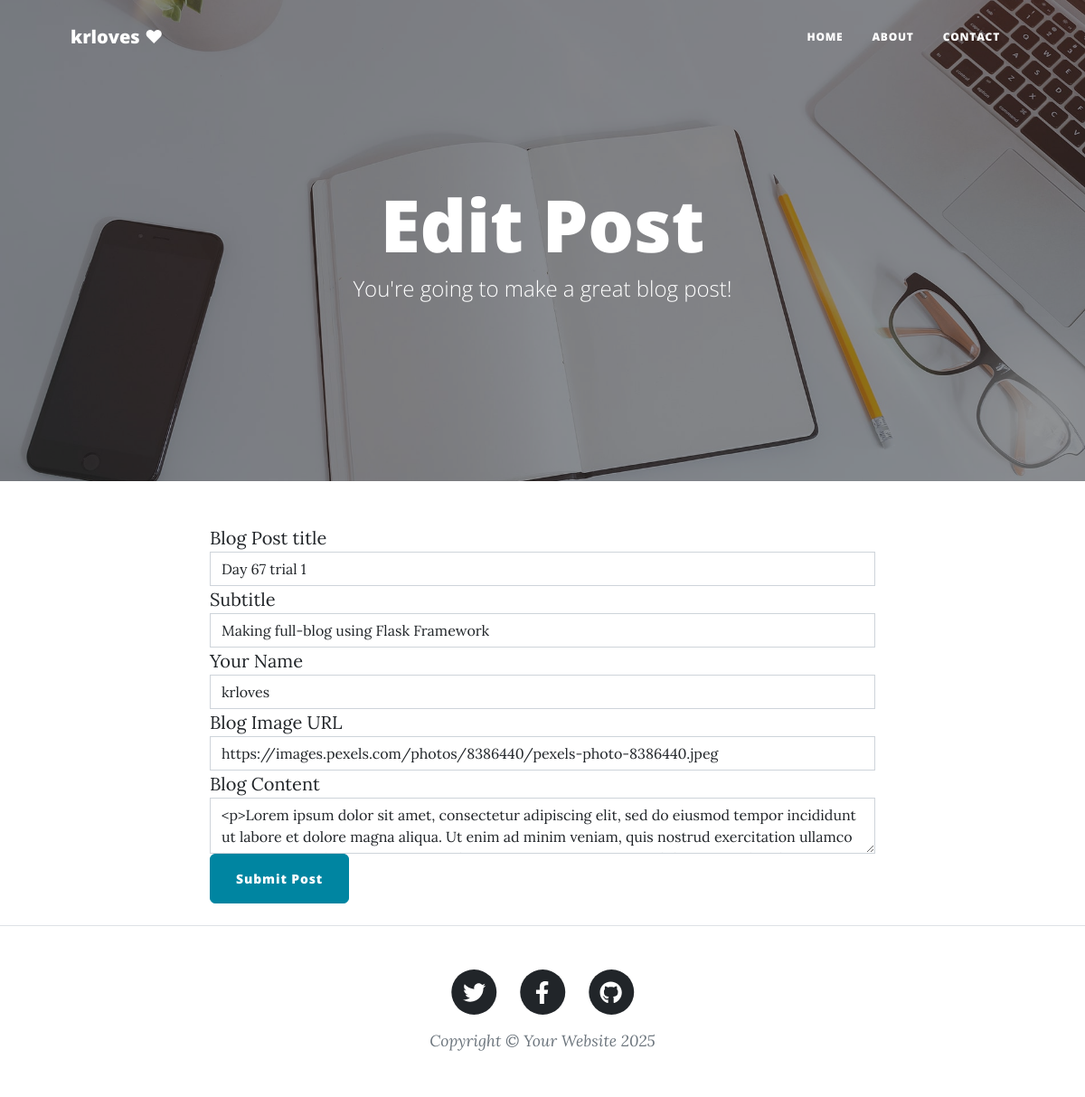
/edit/5, run on an earlier commit of the app's database.
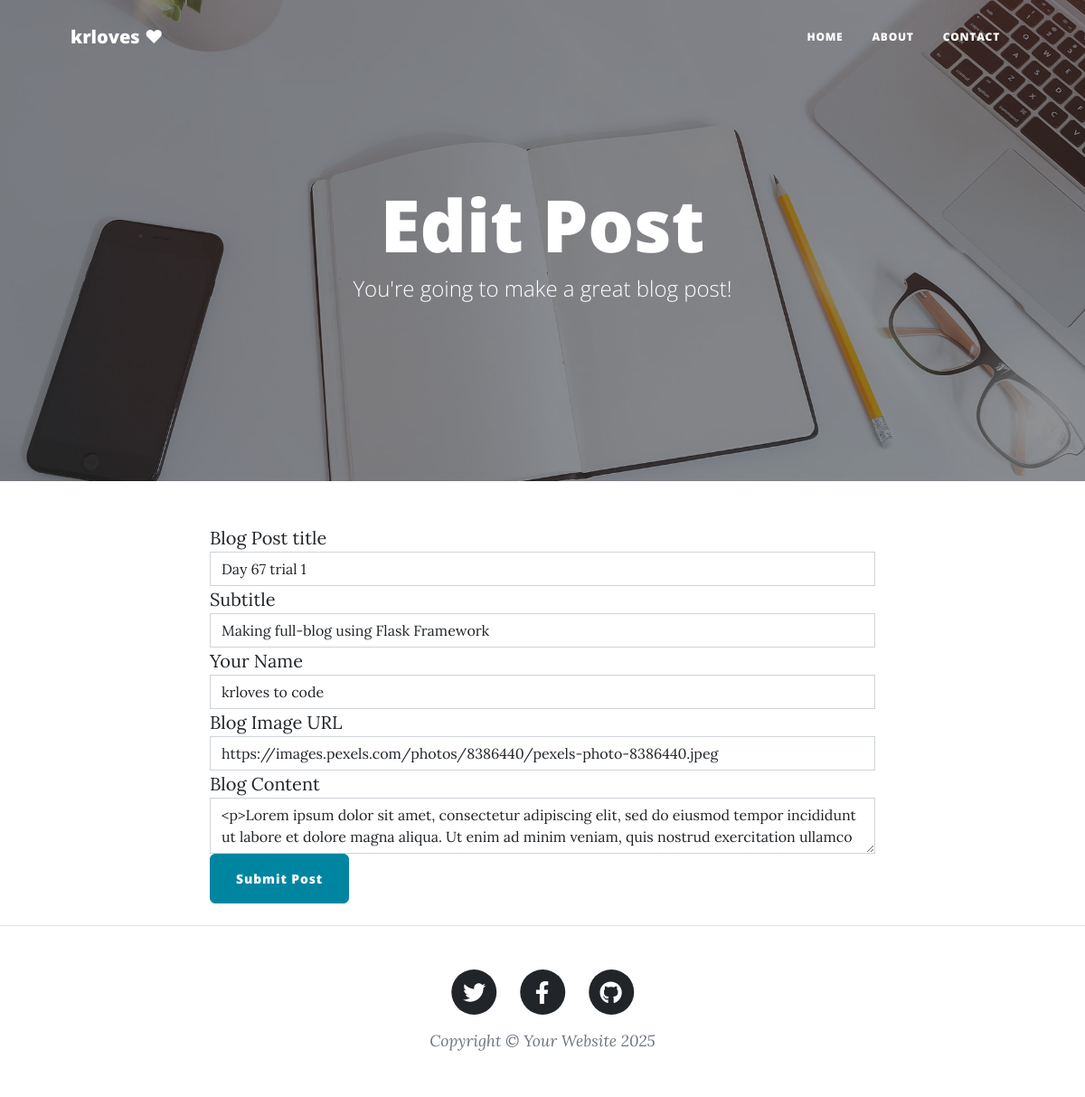
And on a later commit of the database.
### main.py (models this page shows)
class BlogPost(db.Model):
    id: Mapped[int] = mapped_column(Integer, primary_key=True)
    title: Mapped[str] = mapped_column(String(250), unique=True, nullable=False)
    subtitle: Mapped[str] = mapped_column(String(250), nullable=False)
    date: Mapped[str] = mapped_column(String(250), nullable=False)
    body: Mapped[str] = mapped_column(Text, nullable=False)
    author: Mapped[str] = mapped_column(String(250), nullable=False)
    img_url: Mapped[str] = mapped_column(String(250), nullable=False)

### main.py (the view, shortened to what this page needs)
@app.route('/edit/<int:post_id>', methods=['GET','POST'])
def edit_post(post_id):
    post_to_edit = db.session.execute(db.select(BlogPost).where(BlogPost.id == post_id)).scalars().first()
    edit_form = PostForm(
        title=post_to_edit.title,
        subtitle=post_to_edit.subtitle,
        img_url=post_to_edit.img_url,
        author=post_to_edit.author,
        body=post_to_edit.body
    )
    return render_template('make-post.html', form=edit_form, make_post_type="Edit")

### main.py
class PostForm(FlaskForm):
    title = StringField('Blog Post title', validators=[DataRequired()])
    subtitle = StringField('Subtitle', validators=[DataRequired()])
    author = StringField('Your Name', validators=[DataRequired()])
    img_url = StringField('Blog Image URL', validators=[DataRequired(), URL()])
    body = CKEditorField('Blog Content', validators=[DataRequired()])  # <--
    submit = SubmitField('Submit Post')

### templates/make-post.html (shortened to what this page needs)
{% block content %} {% include "header.html" %}
{% from 'bootstrap4/form.html' import render_form %}
<header
  class="masthead"
  style="background-image: url('../static/assets/img/edit-bg.jpg')"
>
  <div class="container position-relative px-4 px-lg-5">
    <div class="row gx-4 gx-lg-5 justify-content-center">
      <div class="col-md-10 col-lg-8 col-xl-7">
        <div class="page-heading">
          <h1>{{ make_post_type }} Post</h1>
          <span class="subheading"
            >You're going to make a great blog post!
          </span>
        </div>
      </div>
    </div>
  </div>
</header>
<main class="mb-4">
  <div class="container">
    <div class="row">
      <div class="col-lg-8 col-md-10 mx-auto">
        {{ render_form(form) }}
      </div>
    </div>
  </div>
</main>
{% include "footer.html" %} {% endblock %}

What changed in the data, as far as the page shows it:
changed BlogPost "Day 67 trial 1": author "krloves" → "krloves to code"
